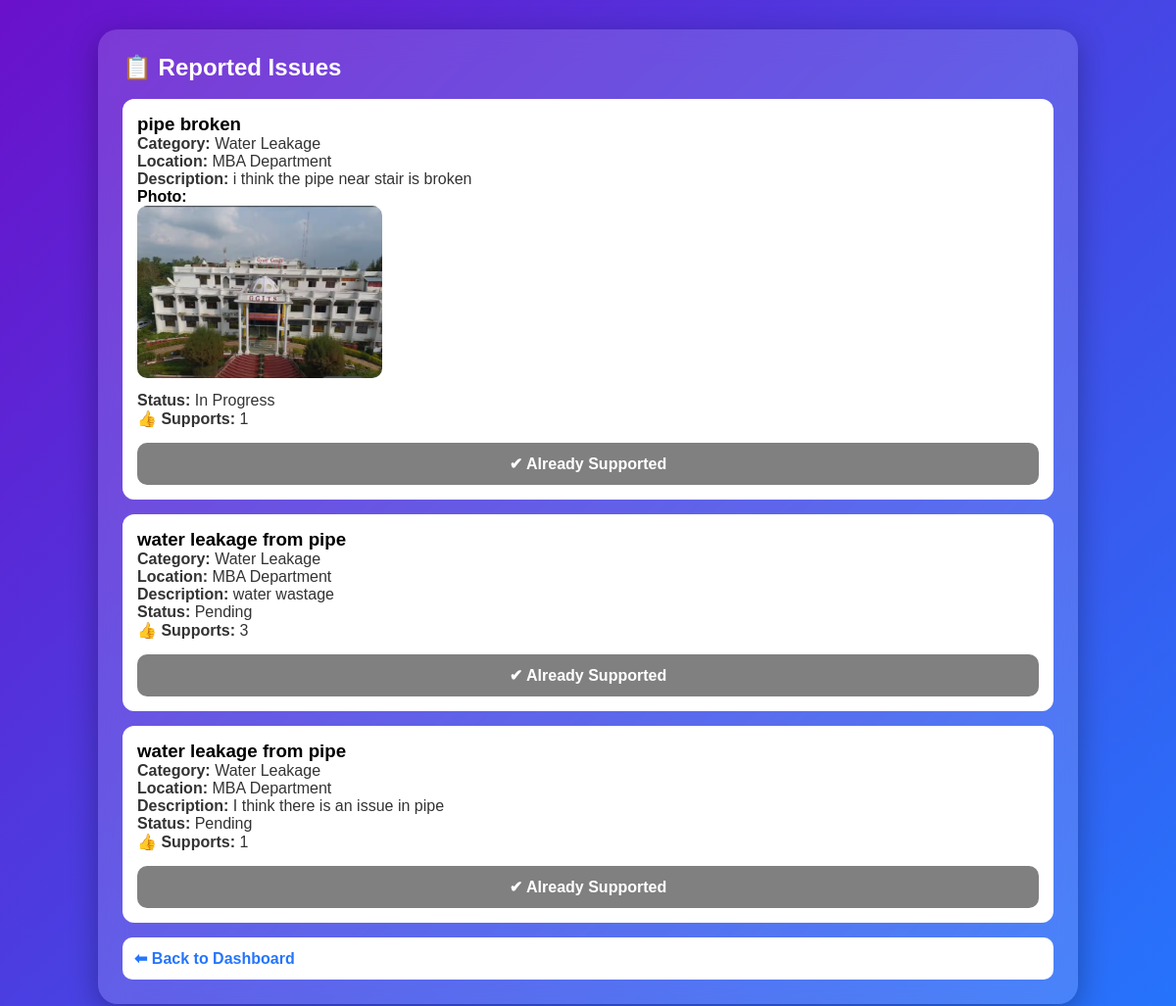
Screenshot of /complaints (signed in) with the database file from the repository.
### tables this page shows
CREATE TABLE complaints(
    id INTEGER PRIMARY KEY AUTOINCREMENT,
    title TEXT NOT NULL,
    description TEXT NOT NULL,
    category TEXT NOT NULL,
    location TEXT NOT NULL,
    image TEXT,
    status TEXT DEFAULT 'Pending',
    support_count INTEGER DEFAULT 0,
    created_at TIMESTAMP DEFAULT CURRENT_TIMESTAMP
, user_email TEXT);

### app.py (the view)
@app.route('/complaints')
def complaints():
    if 'username' not in session:
        return redirect('/login')
    conn = sqlite3.connect("database.db")
    cursor = conn.cursor()
    cursor.execute("""
        SELECT id, title, category, location,
               description, status, support_count, image
        FROM complaints
        ORDER BY id DESC
    """)
    issues = cursor.fetchall()
    supported = []
    for issue in issues:
        cursor.execute("""
            SELECT *
            FROM supports
            WHERE complaint_id = ?
            AND user_email = ?
        """, (issue[0], session['email']))
        supported.append(cursor.fetchone() is not None)
    conn.close()
    return render_template(
        "complaints.html",
        issues=zip(issues, supported)
    )

### templates/complaints.html (shortened to what this page needs)
<!DOCTYPE html>
<html>
<head>
    <link rel="stylesheet" href="{{ url_for('static', filename='style.css') }}">
</head>
<body>
<div class="dashboard-card">
    <h2>📋 Reported Issues</h2>
    <br>
    {% if issues %}
        {% for issue, has_supported in issues %}
        <div style="background:white;
                    color:black;
                    padding:15px;
                    border-radius:12px;
                    margin-bottom:15px;
                    text-align:left;">
            <h3>{{ issue[1] }}</h3>
            <p style="color:#333;"><b>Category:</b> {{ issue[2] }}</p>
            <p style="color:#333;"><b>Location:</b> {{ issue[3] }}</p>
            <p style="color:#333;"><b>Description:</b> {{ issue[4] }}</p>
            {% if issue[7] %}
            <p><b>Photo:</b></p>
            <img
                src="{{ url_for('static', filename='uploads/' + issue[7]) }}"
                width="250"
                style="border-radius:10px; margin-bottom:10px;">
            {% endif %}
            <p style="color:#333;"><b>Status:</b> {{ issue[5] }}</p>
            <p style="color:#333;"><b>👍 Supports:</b> {{ issue[6] }}</p>
            {% if has_supported %}
<button disabled
style="background:gray;color:white;cursor:not-allowed;">
    ✔ Already Supported
</button>
{% else %}
<a class="button" href="/support/{{ issue[0] }}">
    👍 Support This Issue
</a>
{% endif %}
        </div>
        {% endfor %}
    {% else %}
        <p>No issues reported yet.</p>
    {% endif %}
    <a class="button" href="/dashboard">
        ⬅ Back to Dashboard
    </a>
</div>
</body>
</html>

### static/style.css (style rules this page uses)
* { margin:0; padding:0; box-sizing:border-box; font-family:Arial, Helvetica, sans-serif; }
body { min-height:100vh; display:flex; justify-content:center; align-items:flex-start; padding:30px 0; background:linear-gradient(135deg,#6a11cb,#2575fc); }
button { width:100%; padding:12px; margin-top:15px; border:none; border-radius:10px; background:#ffffff; color:#2575fc; font-size:16px; font-weight:bold; cursor:pointer; transition:.3s; }
a { color:white; text-decoration:none; display:block; margin-top:20px; }
.button { display:block; width:100%; padding:12px; margin-top:15px; background:white; color:#2575fc; text-decoration:none; border-radius:10px; font-weight:bold; transition:.3s; }
.dashboard-card { width:1000px; max-width:95%; background:rgba(255,255,255,0.15); backdrop-filter:blur(15px); border-radius:20px; padding:25px; box-shadow:0 8px 30px rgba(0,0,0,.3); color:white; }

### rows the page displays
complaints: title "pipe broken", category "Water Leakage", location "MBA Department", description "i think the pipe near stair is broken", image (picture), status "In Progress", support_count "1"
complaints: title "water leakage from pipe", category "Water Leakage", location "MBA Department", description "water wastage", status "Pending", support_count "3"
complaints: title "water leakage from pipe", category "Water Leakage", location "MBA Department", description "I think there is an issue in pipe", status "Pending", support_count "1"
